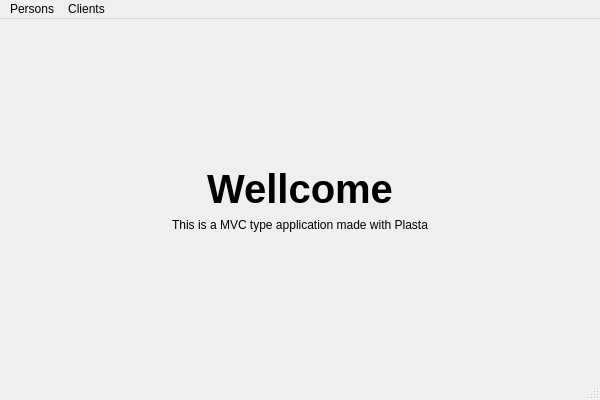
<?xml version="1.0" encoding="UTF-8"?>
<ui version="4.0">
 <class>MainWindow</class>
 <widget class="QMainWindow" name="MainWindow">
  <property name="geometry">
   <rect>
    <x>0</x>
    <y>0</y>
    <width>600</width>
    <height>400</height>
   </rect>
  </property>
  <property name="windowTitle">
   <string>MainWindow</string>
  </property>
  <widget class="QWidget" name="centralwidget">
   <layout class="QVBoxLayout" name="verticalLayout_2">
    <item>
     <layout class="QVBoxLayout" name="verticalLayout">
      <item>
       <spacer name="verticalSpacer_2">
        <property name="orientation">
         <enum>Qt::Vertical</enum>
        </property>
        <property name="sizeHint" stdset="0">
         <size>
          <width>20</width>
          <height>40</height>
         </size>
        </property>
       </spacer>
      </item>
      <item>
       <widget class="QLabel" name="label">
        <property name="font">
         <font>
          <pointsize>30</pointsize>
          <weight>75</weight>
          <bold>true</bold>
         </font>
        </property>
        <property name="text">
         <string>Wellcome</string>
        </property>
        <property name="alignment">
         <set>Qt::AlignCenter</set>
        </property>
       </widget>
      </item>
      <item>
       <widget class="QLabel" name="label_2">
        <property name="text">
         <string>This is a MVC type application made with Plasta</string>
        </property>
        <property name="alignment">
         <set>Qt::AlignCenter</set>
        </property>
       </widget>
      </item>
      <item>
       <spacer name="verticalSpacer">
        <property name="orientation">
         <enum>Qt::Vertical</enum>
        </property>
        <property name="sizeHint" stdset="0">
         <size>
          <width>20</width>
          <height>40</height>
         </size>
        </property>
       </spacer>
      </item>
     </layout>
    </item>
   </layout>
  </widget>
  <widget class="QMenuBar" name="menubar">
   <property name="geometry">
    <rect>
     <x>0</x>
     <y>0</y>
     <width>600</width>
     <height>23</height>
    </rect>
   </property>
   <widget class="QMenu" name="menuObject1">
    <property name="title">
     <string>Persons</string>
    </property>
    <addaction name="actionList_Persons"/>
   </widget>
   <widget class="QMenu" name="menuClients">
    <property name="title">
     <string>Clients</string>
    </property>
    <addaction name="actionList_Clients"/>
   </widget>
   <addaction name="menuObject1"/>
   <addaction name="menuClients"/>
  </widget>
  <widget class="QStatusBar" name="statusbar"/>
  <action name="actionList_Persons">
   <property name="text">
    <string>List persons</string>
   </property>
  </action>
  <action name="actionList_Clients">
   <property name="text">
    <string>List clients</string>
   </property>
  </action>
 </widget>
 <resources/>
 <connections/>
</ui>
